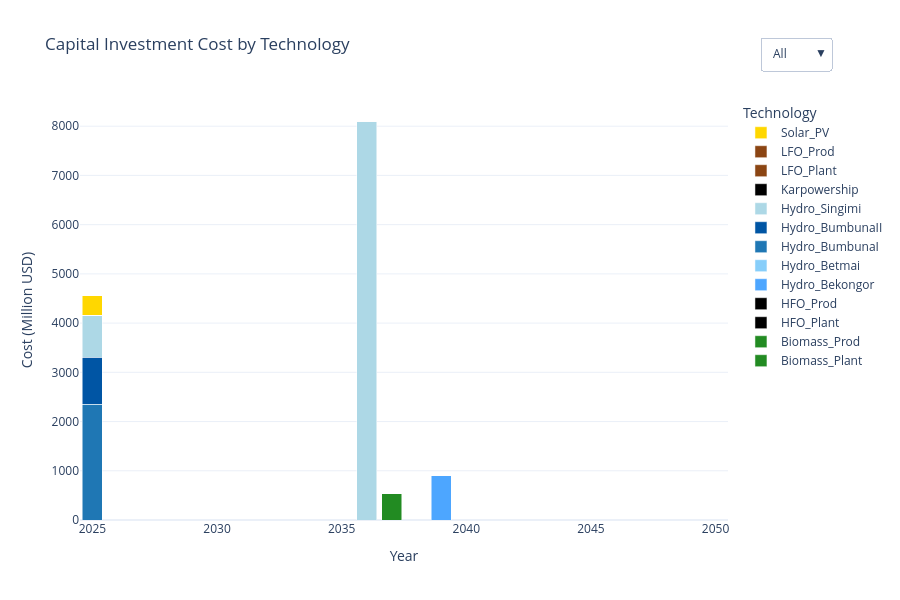

The cell this chart's notebook holds for it:
### Markdown cell above
### Annual Capital Costs by Technology

### Code cell
import pandas as pd
import plotly.graph_objects as go

# === Load technology color map ===
with open("tech_colors.json") as f:
    tech_colors = json.load(f)

# === Load and prepare capital investment data ===
df_capex = pd.read_csv(res_dir / "CapitalInvestment.csv")
df_capex.rename(columns={"y": "YEAR", "t": "TECHNOLOGY", "CapitalInvestment": "VALUE"}, inplace=True)

# Pivot to wide format
df_pivot = df_capex.pivot_table(index="YEAR", columns="TECHNOLOGY", values="VALUE", aggfunc="sum")
years = df_pivot.index.tolist()

# === Build figure ===
fig = go.Figure()

for tech in df_pivot.columns:
    fig.add_trace(go.Bar(
        x=years,
        y=df_pivot[tech].fillna(0),
        name=tech,
        marker=dict(color=tech_colors.get(tech, "#D3D3D3")),  # Fallback to gray
        hovertemplate=f"{tech}<br>Year: %{{x}}<br>Cost: %{{y:.2f}} Million USD"
    ))

# === Layout and interactivity ===
fig.update_layout(
    title="Capital Investment Cost by Technology",
    xaxis_title="Year",
    yaxis_title="Cost (Million USD)",
    barmode='stack',
    template="plotly_white",
    height=600,
    legend_title="Technology",
    hovermode="x unified",
    updatemenus=[
        {
            "buttons": [
                {"label": "All", "method": "update", "args": [{"visible": [True] * len(df_pivot.columns)}]},
                {"label": "None", "method": "update", "args": [{"visible": [False] * len(df_pivot.columns)}]},
            ],
            "direction": "down",
            "x": 1.05,
            "xanchor": "left",
            "y": 1.15,
            "yanchor": "top"
        }
    ]
)

# === Show plot with fallback ===
try:
    fig.show()
except ValueError:
    print("🔁 Fallback to browser due to rendering issue.")
    fig.show(renderer="browser")

### Figure 1 — Plotly figure (JSON) as saved in the notebook; plotly's stock layout.template omitted (floating-point values rounded to 4 significant figures)
{"data": [{"hovertemplate": "Biomass_Plant<br>Year: %{x}<br>Cost: %{y:.2f} Million USD", "marker": {"color": "#228B22"}, "name": "Biomass_Plant", "type": "bar", "x": [2025, 2026, 2027, 2028, 2029, 2030, 2031, 2032, 2033, 2034, 2035, 2036, 2037, 2038, 2039, 2040, 2041, 2042, 2043, 2044, 2045, 2046, 2047, 2048, 2049, 2050], "y": [0.0, 0.0, 0.0, 0.0, 0.0, 0.0, 0.0, 0.0, 0.0, 0.0, 0.0, 0.0, 537.2, 0.0, 0.0, 0.0, 0.0, 0.0, 0.0, 0.0, 0.0, 0.0, 0.0, 0.0, 0.0, 0.0]}, {"hovertemplate": "Biomass_Prod<br>Year: %{x}<br>Cost: %{y:.2f} Million USD", "marker": {"color": "#228B22"}, "name": "Biomass_Prod", "type": "bar", "x": [2025, 2026, 2027, 2028, 2029, 2030, 2031, 2032, 2033, 2034, 2035, 2036, 2037, 2038, 2039, 2040, 2041, 2042, 2043, 2044, 2045, 2046, 2047, 2048, 2049, 2050], "y": [0.0, 0.0, 0.0, 0.0, 0.0, 0.0, 0.0, 0.0, 0.0, 0.0, 0.0, 0.0, 0.0, 0.0, 0.0, 0.0, 0.0, 0.0, 0.0, 0.0, 0.0, 0.0, 0.0, 0.0, 0.0, 0.0]}, {"hovertemplate": "HFO_Plant<br>Year: %{x}<br>Cost: %{y:.2f} Million USD", "marker": {"color": "#000000"}, "name": "HFO_Plant", "type": "bar", "x": [2025, 2026, 2027, 2028, 2029, 2030, 2031, 2032, 2033, 2034, 2035, 2036, 2037, 2038, 2039, 2040, 2041, 2042, 2043, 2044, 2045, 2046, 2047, 2048, 2049, 2050], "y": [0.0, 0.0, 0.0, 0.0, 0.0, 0.0, 0.0, 0.0, 0.0, 0.0, 0.0, 0.0, 0.0, 0.0, 0.0, 0.0, 0.0, 0.0, 0.0, 0.0, 0.0, 0.0, 0.0, 0.0, 0.0, 0.0]}, {"hovertemplate": "HFO_Prod<br>Year: %{x}<br>Cost: %{y:.2f} Million USD", "marker": {"color": "#000000"}, "name": "HFO_Prod", "type": "bar", "x": [2025, 2026, 2027, 2028, 2029, 2030, 2031, 2032, 2033, 2034, 2035, 2036, 2037, 2038, 2039, 2040, 2041, 2042, 2043, 2044, 2045, 2046, 2047, 2048, 2049, 2050], "y": [0.0, 0.0, 0.0, 0.0, 0.0, 0.0, 0.0, 0.0, 0.0, 0.0, 0.0, 0.0, 0.0, 0.0, 0.0, 0.0, 0.0, 0.0, 0.0, 0.0, 0.0, 0.0, 0.0, 0.0, 0.0, 0.0]}, {"hovertemplate": "Hydro_Bekongor<br>Year: %{x}<br>Cost: %{y:.2f} Million USD", "marker": {"color": "#4da6ff"}, "name": "Hydro_Bekongor", "type": "bar", "x": [2025, 2026, 2027, 2028, 2029, 2030, 2031, 2032, 2033, 2034, 2035, 2036, 2037, 2038, 2039, 2040, 2041, 2042, 2043, 2044, 2045, 2046, 2047, 2048, 2049, 2050], "y": [0.0, 0.0, 0.0, 0.0, 0.0, 0.0, 0.0, 0.0, 0.0, 0.0, 0.0, 0.0, 0.0, 0.0, 903.0, 0.0, 0.0, 0.0, 0.0, 0.0, 0.0, 0.0, 0.0, 0.0, 0.0, 0.0]}, {"hovertemplate": "Hydro_Betmai<br>Year: %{x}<br>Cost: %{y:.2f} Million USD", "marker": {"color": "#87CEFA"}, "name": "Hydro_Betmai", "type": "bar", "x": [2025, 2026, 2027, 2028, 2029, 2030, 2031, 2032, 2033, 2034, 2035, 2036, 2037, 2038, 2039, 2040, 2041, 2042, 2043, 2044, 2045, 2046, 2047, 2048, 2049, 2050], "y": [0.0, 0.0, 0.0, 0.0, 0.0, 0.0, 0.0, 0.0, 0.0, 0.0, 0.0, 0.0, 0.0, 0.0, 0.0, 0.0, 0.0, 0.0, 0.0, 0.0, 0.0, 0.0, 0.0, 0.0, 0.0, 0.0]}, {"hovertemplate": "Hydro_BumbunaI<br>Year: %{x}<br>Cost: %{y:.2f} Million USD", "marker": {"color": "#1f77b4"}, "name": "Hydro_BumbunaI", "type": "bar", "x": [2025, 2026, 2027, 2028, 2029, 2030, 2031, 2032, 2033, 2034, 2035, 2036, 2037, 2038, 2039, 2040, 2041, 2042, 2043, 2044, 2045, 2046, 2047, 2048, 2049, 2050], "y": [2350.0, 0.0, 0.0, 0.0, 0.0, 0.0, 0.0, 0.0, 0.0, 0.0, 0.0, 0.0, 0.0, 0.0, 0.0, 0.0, 0.0, 0.0, 0.0, 0.0, 0.0, 0.0, 0.0, 0.0, 0.0, 0.0]}, {"hovertemplate": "Hydro_BumbunaII<br>Year: %{x}<br>Cost: %{y:.2f} Million USD", "marker": {"color": "#0055A4"}, "name": "Hydro_BumbunaII", "type": "bar", "x": [2025, 2026, 2027, 2028, 2029, 2030, 2031, 2032, 2033, 2034, 2035, 2036, 2037, 2038, 2039, 2040, 2041, 2042, 2043, 2044, 2045, 2046, 2047, 2048, 2049, 2050], "y": [954.0, 0.0, 0.0, 0.0, 0.0, 0.0, 0.0, 0.0, 0.0, 0.0, 0.0, 0.0, 0.0, 0.0, 0.0, 0.0, 0.0, 0.0, 0.0, 0.0, 0.0, 0.0, 0.0, 0.0, 0.0, 0.0]}, {"hovertemplate": "Hydro_Singimi<br>Year: %{x}<br>Cost: %{y:.2f} Million USD", "marker": {"color": "#ADD8E6"}, "name": "Hydro_Singimi", "type": "bar", "x": [2025, 2026, 2027, 2028, 2029, 2030, 2031, 2032, 2033, 2034, 2035, 2036, 2037, 2038, 2039, 2040, 2041, 2042, 2043, 2044, 2045, 2046, 2047, 2048, 2049, 2050], "y": [852.3, 0.0, 0.0, 0.0, 0.0, 0.0, 0.0, 0.0, 0.0, 0.0, 0.0, 8106.0, 0.0, 0.0, 0.0, 0.0, 0.0, 0.0, 0.0, 0.0, 0.0, 0.0, 0.0, 0.0, 0.0, 0.0]}, {"hovertemplate": "Karpowership<br>Year: %{x}<br>Cost: %{y:.2f} Million USD", "marker": {"color": "#000000"}, "name": "Karpowership", "type": "bar", "x": [2025, 2026, 2027, 2028, 2029, 2030, 2031, 2032, 2033, 2034, 2035, 2036, 2037, 2038, 2039, 2040, 2041, 2042, 2043, 2044, 2045, 2046, 2047, 2048, 2049, 2050], "y": [0.0, 0.0, 0.0, 0.0, 0.0, 0.0, 0.0, 0.0, 0.0, 0.0, 0.0, 0.0, 0.0, 0.0, 0.0, 0.0, 0.0, 0.0, 0.0, 0.0, 0.0, 0.0, 0.0, 0.0, 0.0, 0.0]}, {"hovertemplate": "LFO_Plant<br>Year: %{x}<br>Cost: %{y:.2f} Million USD", "marker": {"color": "#8B4513"}, "name": "LFO_Plant", "type": "bar", "x": [2025, 2026, 2027, 2028, 2029, 2030, 2031, 2032, 2033, 2034, 2035, 2036, 2037, 2038, 2039, 2040, 2041, 2042, 2043, 2044, 2045, 2046, 2047, 2048, 2049, 2050], "y": [0.0, 0.0, 0.0, 0.0, 0.0, 0.0, 0.0, 0.0, 0.0, 0.0, 0.0, 0.0, 0.0, 0.0, 0.0, 0.0, 0.0, 0.0, 0.0, 0.0, 0.0, 0.0, 0.0, 0.0, 0.0, 0.0]}, {"hovertemplate": "LFO_Prod<br>Year: %{x}<br>Cost: %{y:.2f} Million USD", "marker": {"color": "#8B4513"}, "name": "LFO_Prod", "type": "bar", "x": [2025, 2026, 2027, 2028, 2029, 2030, 2031, 2032, 2033, 2034, 2035, 2036, 2037, 2038, 2039, 2040, 2041, 2042, 2043, 2044, 2045, 2046, 2047, 2048, 2049, 2050], "y": [0.0, 0.0, 0.0, 0.0, 0.0, 0.0, 0.0, 0.0, 0.0, 0.0, 0.0, 0.0, 0.0, 0.0, 0.0, 0.0, 0.0, 0.0, 0.0, 0.0, 0.0, 0.0, 0.0, 0.0, 0.0, 0.0]}, {"hovertemplate": "Solar_PV<br>Year: %{x}<br>Cost: %{y:.2f} Million USD", "marker": {"color": "#FFD700"}, "name": "Solar_PV", "type": "bar", "x": [2025, 2026, 2027, 2028, 2029, 2030, 2031, 2032, 2033, 2034, 2035, 2036, 2037, 2038, 2039, 2040, 2041, 2042, 2043, 2044, 2045, 2046, 2047, 2048, 2049, 2050], "y": [399.3, 0.0, 0.0, 0.0, 0.0, 0.0, 0.0, 0.0, 0.0, 0.0, 0.0, 0.0, 0.0, 0.0, 0.0, 0.0, 0.0, 0.0, 0.0, 0.0, 0.0, 0.0, 0.0, 0.0, 0.0, 0.0]}], "layout": {"barmode": "stack", "height": 600, "hovermode": "x unified", "legend": {"title": {"text": "Technology"}}, "title": {"text": "Capital Investment Cost by Technology"}, "updatemenus": [{"buttons": [{"args": [{"visible": [true, true, true, true, true, true, true, true, true, true, true, true, true]}], "label": "All", "method": "update"}, {"args": [{"visible": [false, false, false, false, false, false, false, false, false, false, false, false, false]}], "label": "None", "method": "update"}], "direction": "down", "x": 1.05, "xanchor": "left", "y": 1.15, "yanchor": "top"}], "xaxis": {"title": {"text": "Year"}}, "yaxis": {"title": {"text": "Cost (Million USD)"}}}}
